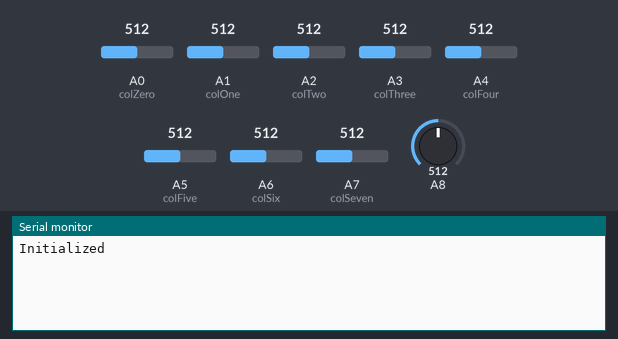
Simulated run of this sketch. Board: Arduino Mega 2560, built with avr-gcc and run on an emulated ATmega2560. Parts: the last lines printed to the serial monitor. Inputs (shaded band) come from the test bench; at power-on: A0 (colZero) = 512, A1 (colOne) = 512, A2 (colTwo) = 512, A3 (colThree) = 512, A4 (colFour) = 512, A5 (colFive) = 512, A6 (colSix) = 512, A7 (colSeven) = 512, A8 = 512.

Above: at 1.2 s.
1.3 s: A0 (colZero) set to 540
2.8 s: A0 (colZero) set to 565
At 2.91 s:
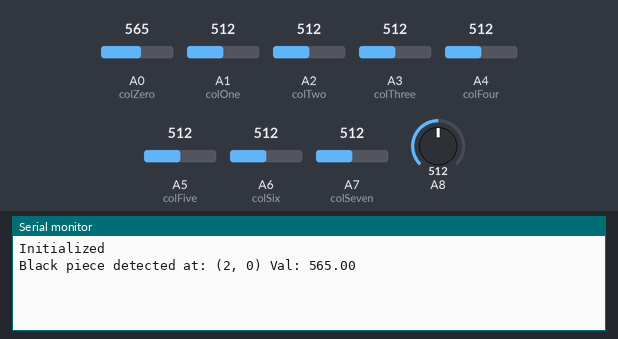
4.4 s: A1 (colOne) set to 539
At 4.4 s:
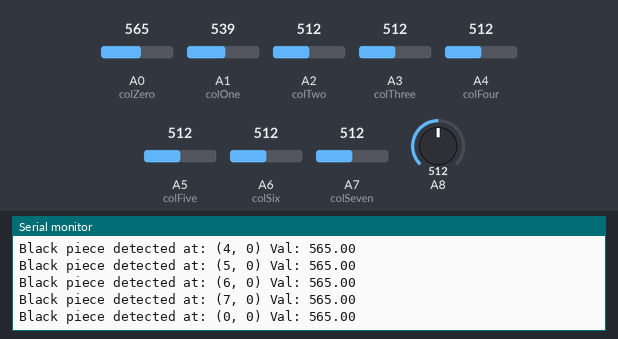
7.4 s: A1 (colOne) set to 569
At 7.45 s:
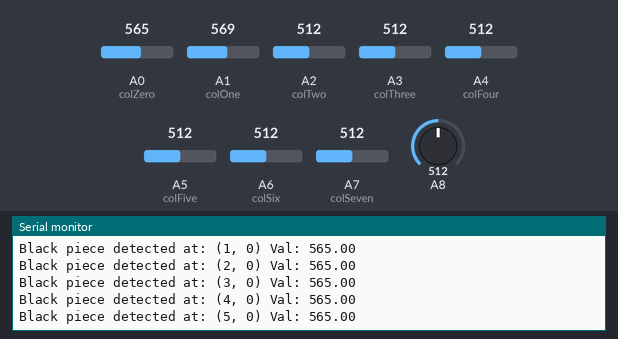
8.9 s: A2 (colTwo) set to 412
At 8.93 s:
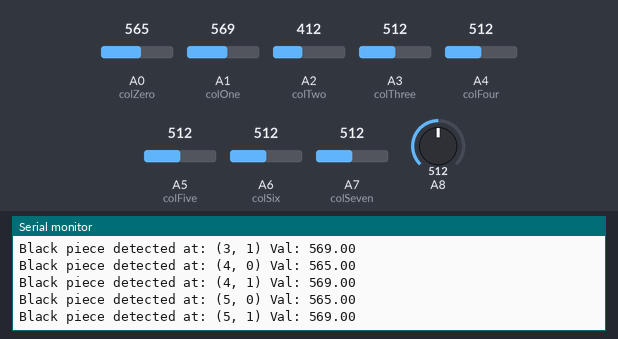
10.4 s: A2 (colTwo) set to 386
At 10.56 s:
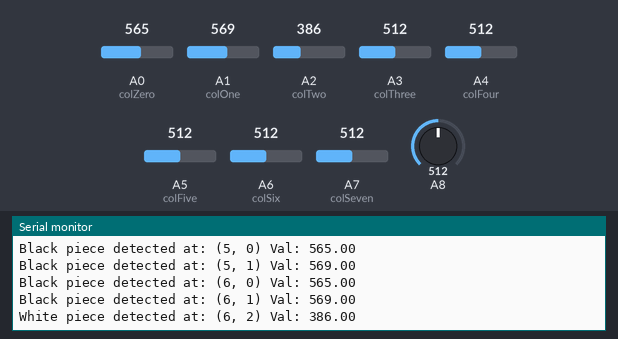
Timing chart, 0 to 13.1 s (numbered marks = the images above; inputs shaded):
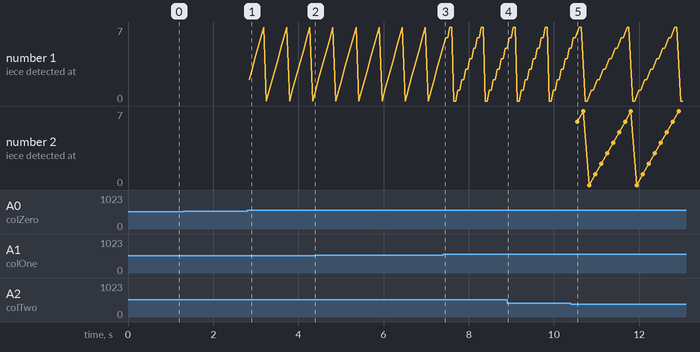

The sketch:

HallGridMegav2.ino
```cpp
//2/5/25 Fuentes group 3 Jeremy Gagnon

const int rowZero = 38;
const int rowOne = 40;
const int rowTwo = 42;
const int rowThree = 44;
const int rowFour = 46;
const int rowFive = 48;
const int rowSix = 50;
const int rowSeven = 52;

const int colZero = A0;
const int colOne = A1;
const int colTwo = A2;
const int colThree = A3;
const int colFour = A4;
const int colFive = A5;
const int colSix = A6;
const int colSeven = A7;

const int lowerThresh = 400;
const int upperThresh = 550;

void setup() {

    pinMode(rowZero, OUTPUT);
    pinMode(rowOne, OUTPUT);
    pinMode(rowTwo, OUTPUT);
    pinMode(rowThree, OUTPUT);
    pinMode(rowFour, OUTPUT);
    pinMode(rowFive, OUTPUT);
    pinMode(rowSix, OUTPUT);
    pinMode(rowSeven, OUTPUT);

    pinMode(colZero, INPUT);
    pinMode(colOne, INPUT);
    pinMode(colTwo, INPUT);
    pinMode(colThree, INPUT);
    pinMode(colFour, INPUT);
    pinMode(colFive, INPUT);
    pinMode(colSix, INPUT);
    pinMode(colSeven, INPUT);

    Serial.begin(9600);  // Start serial communication for debugging
    Serial.println("Initialized");
}

void setVoltage(int value) {
    digitalWrite(rowZero, LOW);
    digitalWrite(rowOne, LOW);
    digitalWrite(rowTwo, LOW);
    digitalWrite(rowThree, LOW);
    digitalWrite(rowFour, LOW);
    digitalWrite(rowFive, LOW);
    digitalWrite(rowSix, LOW);
    digitalWrite(rowSeven, LOW);
    delay(10);
    //Serial.println("Set all voltages OFF");

    switch (value) {
        case 0: digitalWrite(rowZero, HIGH); break;
        case 1: digitalWrite(rowOne, HIGH); break;
        case 2: digitalWrite(rowTwo, HIGH); break;
        case 3: digitalWrite(rowThree, HIGH); break;
        case 4: digitalWrite(rowFour, HIGH); break;
        case 5: digitalWrite(rowFive, HIGH); break;
        case 6: digitalWrite(rowSix, HIGH); break;
        case 7: digitalWrite(rowSeven, HIGH); break;
    }
    delay(10);
}

float readCol(int value) {
    //Serial.println("Reading:");
    float val = -1;  // Default value in case of error
    analogRead(A8);
    delayMicroseconds(5);
    switch (value) {
        case 0: val = analogRead(colZero); break;
        case 1: val = analogRead(colOne); break;
        case 2: val = analogRead(colTwo); break;
        case 3: val = analogRead(colThree); break;
        case 4: val = analogRead(colFour); break;
        case 5: val = analogRead(colFive); break;
        case 6: val = analogRead(colSix); break;
        case 7: val = analogRead(colSeven); break;
    }
    return val;
}


void loop() {
    float sensorValue;
    //Serial.println("LOOP START");

    for (int i = 0; i < 8; i++) {

        setVoltage(i);
        //Serial.print("Setting row: ");
        //Serial.println(i);
        delay(5);

        for (int j = 0; j < 8; j++) {
            //Serial.print("Reading with i ");
            //Serial.print(i);
            //Serial.print(" j: ");
            //Serial.println(j);
            delay(5);
            sensorValue = readCol(j);  // Read sensor
            //Serial.println(sensorValue);

            if (sensorValue > upperThresh) {
                Serial.print("Black piece detected at: (");
                Serial.print(i);
                Serial.print(", ");
                Serial.print(j);
                Serial.print(")");
                Serial.print(" Val: ");
                Serial.println(sensorValue);
            }
            else if (sensorValue < lowerThresh & sensorValue >= 100) {
                Serial.print("White piece detected at: (");
                Serial.print(i);
                Serial.print(", ");
                Serial.print(j);
                Serial.print(")");
                Serial.print(" Val: ");
                Serial.println(sensorValue);
            }

            else {
                //Serial.print("Nothing - ");

                //Serial.print("Nothing at (");
                //Serial.print(i);
                //Serial.print(", ");
                //Serial.print(j);
                //Serial.println(")");
                //Serial.print(" Val: ");
                //Serial.println(sensorValue);
            }


            //Serial.println("step done");
        }
        //Serial.println("for loop done");
    }

    //delay(10);  // Small delay for stability
}
```

Measured:
- the behaviour switches between 550 and 551 on A0 (colZero) (found by bisection; images 0 and 1)
- the behaviour switches between 400 and 399 on A2 (colTwo) (found by bisection; images 4 and 5)
- after the input at 2.8 s, the serial monitor: prints a new line at once (image 1)
- after the input at 10.4 s, the serial monitor: prints a new line after 0.14 s (image 5)
